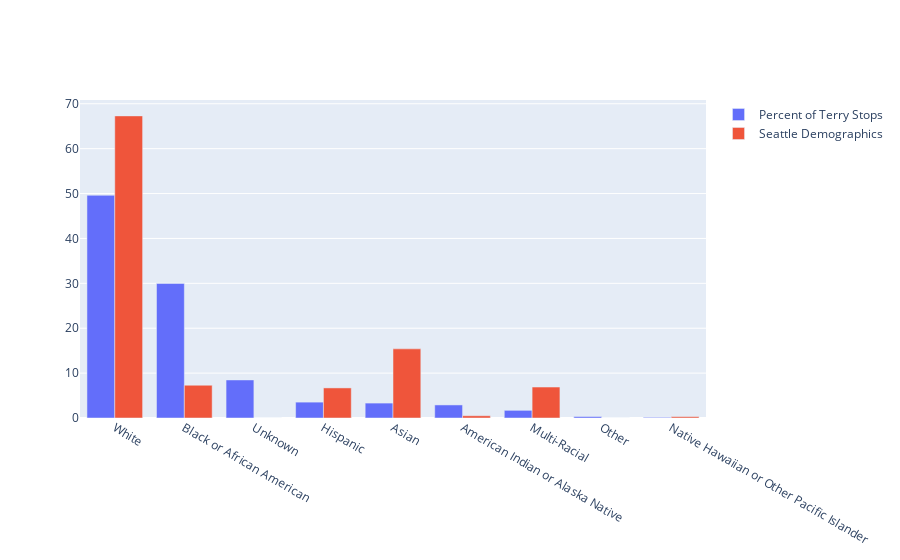

This figure's notebook cell:
### Code cell
fig = go.Figure(data=[
    go.Bar(name='Percent of Terry Stops', x=race_df.index, y=race_df['percentage']),
    go.Bar(name='Seattle Demographics', x=race_df.index, y=race_df['demographics'])
])
fig.update_layout(barmode='group')

### Figure 1 — Plotly figure (JSON) as saved in the notebook; plotly's stock layout.template omitted (floating-point values rounded to 4 significant figures)
{"data": [{"name": "Percent of Terry Stops", "type": "bar", "x": ["White", "Black or African American", "Unknown", "Hispanic", "Asian", "American Indian or Alaska Native", "Multi-Racial", "Other", "Native Hawaiian or Other Pacific Islander"], "y": [49.61, 29.98, 8.478, 3.536, 3.321, 2.91, 1.707, 0.3197, 0.1428]}, {"name": "Seattle Demographics", "type": "bar", "x": ["White", "Black or African American", "Unknown", "Hispanic", "Asian", "American Indian or Alaska Native", "Multi-Racial", "Other", "Native Hawaiian or Other Pacific Islander"], "y": [67.3, 7.3, 0, 6.7, 15.4, 0.5, 6.9, 0, 0.3]}], "layout": {"barmode": "group"}}
